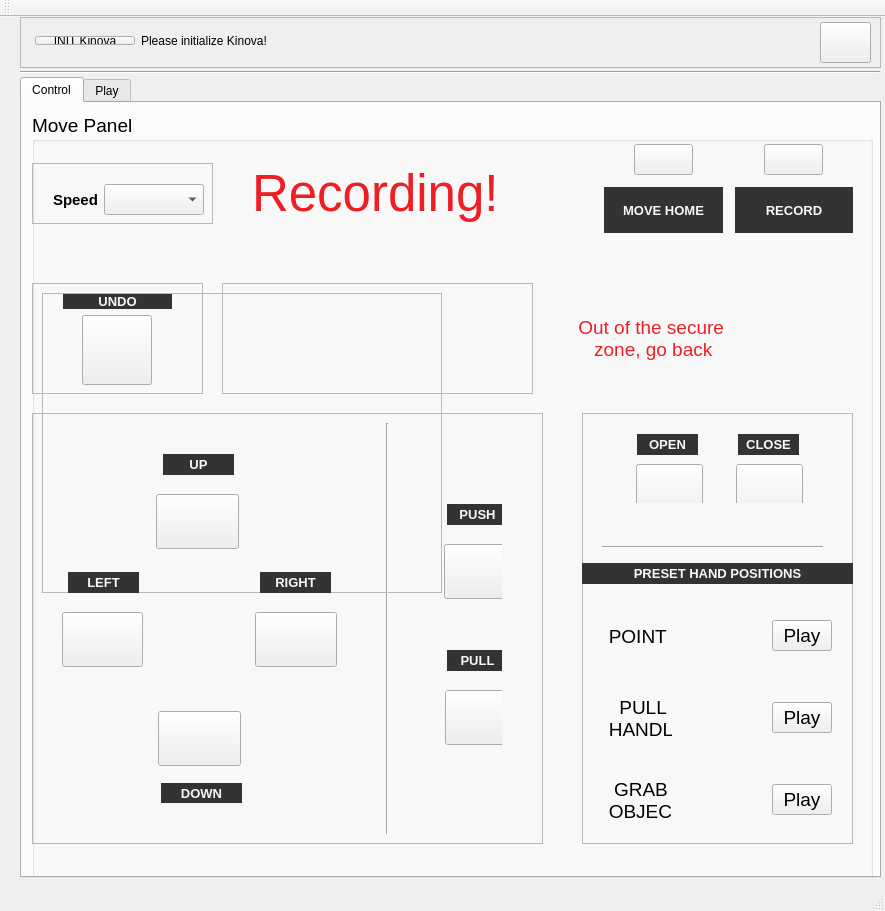
<?xml version="1.0" encoding="UTF-8"?>
<ui version="4.0">
 <class>MainWindow</class>
 <widget class="QMainWindow" name="MainWindow">
  <property name="enabled">
   <bool>true</bool>
  </property>
  <property name="geometry">
   <rect>
    <x>0</x>
    <y>0</y>
    <width>885</width>
    <height>911</height>
   </rect>
  </property>
  <property name="maximumSize">
   <size>
    <width>1025</width>
    <height>2000</height>
   </size>
  </property>
  <property name="windowTitle">
   <string>Kinova Programming Interface</string>
  </property>
  <widget class="QWidget" name="centralWidget">
   <widget class="QTabWidget" name="Play">
    <property name="geometry">
     <rect>
      <x>20</x>
      <y>60</y>
      <width>861</width>
      <height>801</height>
     </rect>
    </property>
    <property name="currentIndex">
     <number>0</number>
    </property>
    <widget class="QWidget" name="simpleControlTab">
     <attribute name="title">
      <string>Control</string>
     </attribute>
     <widget class="QGroupBox" name="groupBox">
      <property name="geometry">
       <rect>
        <x>10</x>
        <y>10</y>
        <width>841</width>
        <height>771</height>
       </rect>
      </property>
      <property name="sizePolicy">
       <sizepolicy hsizetype="Maximum" vsizetype="Preferred">
        <horstretch>44</horstretch>
        <verstretch>0</verstretch>
       </sizepolicy>
      </property>
      <property name="font">
       <font>
        <pointsize>14</pointsize>
       </font>
      </property>
      <property name="title">
       <string>Move Panel</string>
      </property>
      <property name="checkable">
       <bool>false</bool>
      </property>
      <widget class="QFrame" name="frameJoystick">
       <property name="enabled">
        <bool>true</bool>
       </property>
       <property name="geometry">
        <rect>
         <x>10</x>
         <y>180</y>
         <width>400</width>
         <height>300</height>
        </rect>
       </property>
       <property name="styleSheet">
        <string notr="true">image: url(:/imagenes/img/joystick.jpg);</string>
       </property>
       <property name="frameShape">
        <enum>QFrame::StyledPanel</enum>
       </property>
       <property name="frameShadow">
        <enum>QFrame::Raised</enum>
       </property>
      </widget>
      <widget class="QFrame" name="frame">
       <property name="geometry">
        <rect>
         <x>0</x>
         <y>50</y>
         <width>181</width>
         <height>61</height>
        </rect>
       </property>
       <property name="frameShape">
        <enum>QFrame::StyledPanel</enum>
       </property>
       <property name="frameShadow">
        <enum>QFrame::Raised</enum>
       </property>
       <widget class="QWidget" name="horizontalLayoutWidget">
        <property name="geometry">
         <rect>
          <x>10</x>
          <y>10</y>
          <width>168</width>
          <height>41</height>
         </rect>
        </property>
        <layout class="QHBoxLayout" name="horizontalLayout" stretch="0,0">
         <property name="sizeConstraint">
          <enum>QLayout::SetFixedSize</enum>
         </property>
         <item>
          <widget class="QLabel" name="label">
           <property name="font">
            <font>
             <pointsize>11</pointsize>
             <weight>75</weight>
             <bold>true</bold>
            </font>
           </property>
           <property name="autoFillBackground">
            <bool>false</bool>
           </property>
           <property name="styleSheet">
            <string notr="true"/>
           </property>
           <property name="text">
            <string>Speed</string>
           </property>
          </widget>
         </item>
         <item>
          <widget class="QComboWithLogger" name="speedComboBox"/>
         </item>
        </layout>
       </widget>
      </widget>
      <widget class="QFrame" name="frame_2">
       <property name="geometry">
        <rect>
         <x>0</x>
         <y>160</y>
         <width>841</width>
         <height>591</height>
        </rect>
       </property>
       <property name="frameShape">
        <enum>QFrame::NoFrame</enum>
       </property>
       <property name="frameShadow">
        <enum>QFrame::Plain</enum>
       </property>
       <widget class="QFrame" name="frame_13">
        <property name="geometry">
         <rect>
          <x>0</x>
          <y>140</y>
          <width>511</width>
          <height>431</height>
         </rect>
        </property>
        <property name="frameShape">
         <enum>QFrame::StyledPanel</enum>
        </property>
        <property name="frameShadow">
         <enum>QFrame::Raised</enum>
        </property>
        <widget class="QWidget" name="gridLayoutWidget">
         <property name="geometry">
          <rect>
           <x>10</x>
           <y>30</y>
           <width>311</width>
           <height>371</height>
          </rect>
         </property>
         <layout class="QGridLayout" name="gridLayout">
          <item row="0" column="1">
           <widget class="QFrame" name="frame_9">
            <property name="frameShape">
             <enum>QFrame::NoFrame</enum>
            </property>
            <property name="frameShadow">
             <enum>QFrame::Raised</enum>
            </property>
            <property name="lineWidth">
             <number>0</number>
            </property>
            <widget class="QLabel" name="label_13">
             <property name="geometry">
              <rect>
               <x>12</x>
               <y>0</y>
               <width>71</width>
               <height>21</height>
              </rect>
             </property>
             <property name="font">
              <font>
               <pointsize>10</pointsize>
               <weight>75</weight>
               <bold>true</bold>
              </font>
             </property>
             <property name="styleSheet">
              <string notr="true">background-color: rgb(51, 51, 51);
color: rgb(247, 247, 246);
</string>
             </property>
             <property name="text">
              <string>UP</string>
             </property>
             <property name="alignment">
              <set>Qt::AlignCenter</set>
             </property>
            </widget>
            <widget class="QPushButtonExtended" name="upButton">
             <property name="geometry">
              <rect>
               <x>5</x>
               <y>40</y>
               <width>83</width>
               <height>55</height>
              </rect>
             </property>
             <property name="styleSheet">
              <string notr="true">image: url(:/imagenes/img/arrow_up.png);</string>
             </property>
             <property name="text">
              <string/>
             </property>
             <property name="icon">
              <iconset resource="resources.qrc">
               <normaloff>:/imagenes/img/arrow_up.png</normaloff>:/imagenes/img/arrow_up.png</iconset>
             </property>
             <property name="iconSize">
              <size>
               <width>45</width>
               <height>45</height>
              </size>
             </property>
             <property name="flat">
              <bool>false</bool>
             </property>
            </widget>
           </widget>
          </item>
          <item row="1" column="2">
           <widget class="QFrame" name="frame_11">
            <property name="frameShape">
             <enum>QFrame::NoFrame</enum>
            </property>
            <property name="frameShadow">
             <enum>QFrame::Raised</enum>
            </property>
            <property name="lineWidth">
             <number>0</number>
            </property>
            <widget class="QLabel" name="label_19">
             <property name="geometry">
              <rect>
               <x>10</x>
               <y>0</y>
               <width>71</width>
               <height>21</height>
              </rect>
             </property>
             <property name="font">
              <font>
               <pointsize>10</pointsize>
               <weight>75</weight>
               <bold>true</bold>
              </font>
             </property>
             <property name="styleSheet">
              <string notr="true">background-color: rgb(51, 51, 51);
color: rgb(247, 247, 246);
</string>
             </property>
             <property name="text">
              <string>RIGHT</string>
             </property>
             <property name="alignment">
              <set>Qt::AlignCenter</set>
             </property>
            </widget>
            <widget class="QPushButtonExtended" name="rightButton">
             <property name="geometry">
              <rect>
               <x>5</x>
               <y>40</y>
               <width>82</width>
               <height>55</height>
              </rect>
             </property>
             <property name="styleSheet">
              <string notr="true">image: url(:/imagenes/img/arrow_up.png);</string>
             </property>
             <property name="text">
              <string/>
             </property>
             <property name="icon">
              <iconset resource="resources.qrc">
               <normaloff>:/imagenes/img/arrow_right.png</normaloff>:/imagenes/img/arrow_right.png</iconset>
             </property>
             <property name="iconSize">
              <size>
               <width>45</width>
               <height>45</height>
              </size>
             </property>
             <property name="flat">
              <bool>false</bool>
             </property>
            </widget>
           </widget>
          </item>
          <item row="1" column="0">
           <widget class="QFrame" name="frame_12">
            <property name="frameShape">
             <enum>QFrame::NoFrame</enum>
            </property>
            <property name="frameShadow">
             <enum>QFrame::Raised</enum>
            </property>
            <property name="lineWidth">
             <number>0</number>
            </property>
            <widget class="QLabel" name="label_20">
             <property name="geometry">
              <rect>
               <x>15</x>
               <y>0</y>
               <width>71</width>
               <height>21</height>
              </rect>
             </property>
             <property name="font">
              <font>
               <pointsize>10</pointsize>
               <weight>75</weight>
               <bold>true</bold>
              </font>
             </property>
             <property name="styleSheet">
              <string notr="true">background-color: rgb(51, 51, 51);
color: rgb(247, 247, 246);
</string>
             </property>
             <property name="text">
              <string>LEFT</string>
             </property>
             <property name="alignment">
              <set>Qt::AlignCenter</set>
             </property>
            </widget>
            <widget class="QPushButtonExtended" name="leftButton">
             <property name="geometry">
              <rect>
               <x>9</x>
               <y>40</y>
               <width>81</width>
               <height>55</height>
              </rect>
             </property>
             <property name="styleSheet">
              <string notr="true">image: url(:/imagenes/img/arrow_up.png);</string>
             </property>
             <property name="text">
              <string/>
             </property>
             <property name="icon">
              <iconset resource="resources.qrc">
               <normaloff>:/imagenes/img/arrow_left.png</normaloff>:/imagenes/img/arrow_left.png</iconset>
             </property>
             <property name="iconSize">
              <size>
               <width>45</width>
               <height>45</height>
              </size>
             </property>
             <property name="flat">
              <bool>false</bool>
             </property>
            </widget>
           </widget>
          </item>
          <item row="2" column="1">
           <widget class="QFrame" name="frame_10">
            <property name="frameShape">
             <enum>QFrame::NoFrame</enum>
            </property>
            <property name="frameShadow">
             <enum>QFrame::Raised</enum>
            </property>
            <property name="lineWidth">
             <number>0</number>
            </property>
            <widget class="QLabel" name="label_17">
             <property name="geometry">
              <rect>
               <x>10</x>
               <y>92</y>
               <width>81</width>
               <height>21</height>
              </rect>
             </property>
             <property name="font">
              <font>
               <pointsize>10</pointsize>
               <weight>75</weight>
               <bold>true</bold>
              </font>
             </property>
             <property name="styleSheet">
              <string notr="true">background-color: rgb(51, 51, 51);
color: rgb(247, 247, 246);
</string>
             </property>
             <property name="text">
              <string>DOWN</string>
             </property>
             <property name="alignment">
              <set>Qt::AlignCenter</set>
             </property>
            </widget>
            <widget class="QPushButtonExtended" name="downButton">
             <property name="geometry">
              <rect>
               <x>7</x>
               <y>20</y>
               <width>83</width>
               <height>55</height>
              </rect>
             </property>
             <property name="styleSheet">
              <string notr="true">image: url(:/imagenes/img/arrow_up.png);</string>
             </property>
             <property name="text">
              <string/>
             </property>
             <property name="icon">
              <iconset resource="resources.qrc">
               <normaloff>:/imagenes/img/arrow_down.png</normaloff>:/imagenes/img/arrow_down.png</iconset>
             </property>
             <property name="iconSize">
              <size>
               <width>45</width>
               <height>45</height>
              </size>
             </property>
             <property name="flat">
              <bool>false</bool>
             </property>
            </widget>
           </widget>
          </item>
         </layout>
        </widget>
        <widget class="QWidget" name="gridLayoutWidget_3">
         <property name="geometry">
          <rect>
           <x>390</x>
           <y>80</y>
           <width>91</width>
           <height>301</height>
          </rect>
         </property>
         <layout class="QGridLayout" name="gridLayout_3">
          <property name="spacing">
           <number>12</number>
          </property>
          <item row="1" column="0">
           <widget class="QFrame" name="frame_8">
            <property name="frameShape">
             <enum>QFrame::NoFrame</enum>
            </property>
            <property name="frameShadow">
             <enum>QFrame::Raised</enum>
            </property>
            <property name="lineWidth">
             <number>0</number>
            </property>
            <widget class="QPushButtonExtended" name="pullButton_Y">
             <property name="geometry">
              <rect>
               <x>12</x>
               <y>40</y>
               <width>67</width>
               <height>55</height>
              </rect>
             </property>
             <property name="maximumSize">
              <size>
               <width>70</width>
               <height>16777215</height>
              </size>
             </property>
             <property name="text">
              <string/>
             </property>
             <property name="icon">
              <iconset resource="resources.qrc">
               <normaloff>:/imagenes/img/arrow2.png</normaloff>:/imagenes/img/arrow2.png</iconset>
             </property>
             <property name="iconSize">
              <size>
               <width>45</width>
               <height>45</height>
              </size>
             </property>
            </widget>
            <widget class="QLabel" name="label_16">
             <property name="geometry">
              <rect>
               <x>14</x>
               <y>0</y>
               <width>61</width>
               <height>21</height>
              </rect>
             </property>
             <property name="font">
              <font>
               <pointsize>10</pointsize>
               <weight>75</weight>
               <bold>true</bold>
              </font>
             </property>
             <property name="styleSheet">
              <string notr="true">background-color: rgb(51, 51, 51);
color: rgb(247, 247, 246);
</string>
             </property>
             <property name="text">
              <string>PULL</string>
             </property>
             <property name="alignment">
              <set>Qt::AlignCenter</set>
             </property>
            </widget>
           </widget>
          </item>
          <item row="0" column="0">
           <widget class="QFrame" name="frame_7">
            <property name="frameShape">
             <enum>QFrame::NoFrame</enum>
            </property>
            <property name="frameShadow">
             <enum>QFrame::Raised</enum>
            </property>
            <property name="lineWidth">
             <number>0</number>
            </property>
            <widget class="QPushButtonExtended" name="pushButton_Y">
             <property name="geometry">
              <rect>
               <x>11</x>
               <y>40</y>
               <width>67</width>
               <height>55</height>
              </rect>
             </property>
             <property name="maximumSize">
              <size>
               <width>70</width>
               <height>16777215</height>
              </size>
             </property>
             <property name="text">
              <string/>
             </property>
             <property name="icon">
              <iconset resource="resources.qrc">
               <normaloff>:/imagenes/img/arrow1.png</normaloff>:/imagenes/img/arrow1.png</iconset>
             </property>
             <property name="iconSize">
              <size>
               <width>45</width>
               <height>45</height>
              </size>
             </property>
            </widget>
            <widget class="QLabel" name="label_15">
             <property name="geometry">
              <rect>
               <x>14</x>
               <y>0</y>
               <width>61</width>
               <height>21</height>
              </rect>
             </property>
             <property name="font">
              <font>
               <pointsize>10</pointsize>
               <weight>75</weight>
               <bold>true</bold>
              </font>
             </property>
             <property name="styleSheet">
              <string notr="true">background-color: rgb(51, 51, 51);
color: rgb(247, 247, 246);
</string>
             </property>
             <property name="text">
              <string>PUSH</string>
             </property>
             <property name="alignment">
              <set>Qt::AlignCenter</set>
             </property>
            </widget>
           </widget>
          </item>
         </layout>
        </widget>
        <widget class="Line" name="line_2">
         <property name="geometry">
          <rect>
           <x>345</x>
           <y>10</y>
           <width>20</width>
           <height>411</height>
          </rect>
         </property>
         <property name="orientation">
          <enum>Qt::Vertical</enum>
         </property>
        </widget>
       </widget>
       <widget class="QFrame" name="frame_14">
        <property name="geometry">
         <rect>
          <x>550</x>
          <y>140</y>
          <width>271</width>
          <height>431</height>
         </rect>
        </property>
        <property name="frameShape">
         <enum>QFrame::StyledPanel</enum>
        </property>
        <property name="frameShadow">
         <enum>QFrame::Raised</enum>
        </property>
        <widget class="QWidget" name="gridLayoutWidget_4">
         <property name="geometry">
          <rect>
           <x>24</x>
           <y>10</y>
           <width>211</width>
           <height>91</height>
          </rect>
         </property>
         <layout class="QGridLayout" name="gridLayout_4">
          <property name="spacing">
           <number>12</number>
          </property>
          <item row="0" column="0">
           <widget class="QFrame" name="frame_5">
            <property name="frameShape">
             <enum>QFrame::NoFrame</enum>
            </property>
            <property name="frameShadow">
             <enum>QFrame::Raised</enum>
            </property>
            <property name="lineWidth">
             <number>0</number>
            </property>
            <widget class="QPushButtonWithLogger" name="openHandButton">
             <property name="geometry">
              <rect>
               <x>19</x>
               <y>30</y>
               <width>67</width>
               <height>55</height>
              </rect>
             </property>
             <property name="maximumSize">
              <size>
               <width>70</width>
               <height>16777215</height>
              </size>
             </property>
             <property name="text">
              <string/>
             </property>
             <property name="icon">
              <iconset resource="resources.qrc">
               <normaloff>:/imagenes/img/openhand.png</normaloff>:/imagenes/img/openhand.png</iconset>
             </property>
             <property name="iconSize">
              <size>
               <width>45</width>
               <height>45</height>
              </size>
             </property>
            </widget>
            <widget class="QLabel" name="label_12">
             <property name="geometry">
              <rect>
               <x>20</x>
               <y>0</y>
               <width>61</width>
               <height>21</height>
              </rect>
             </property>
             <property name="font">
              <font>
               <pointsize>10</pointsize>
               <weight>75</weight>
               <bold>true</bold>
              </font>
             </property>
             <property name="styleSheet">
              <string notr="true">background-color: rgb(51, 51, 51);
color: rgb(247, 247, 246);
</string>
             </property>
             <property name="text">
              <string>OPEN</string>
             </property>
             <property name="alignment">
              <set>Qt::AlignCenter</set>
             </property>
            </widget>
           </widget>
          </item>
          <item row="0" column="1">
           <widget class="QFrame" name="frame_6">
            <property name="frameShape">
             <enum>QFrame::NoFrame</enum>
            </property>
            <property name="frameShadow">
             <enum>QFrame::Raised</enum>
            </property>
            <widget class="QPushButtonWithLogger" name="closeHandButton">
             <property name="geometry">
              <rect>
               <x>18</x>
               <y>30</y>
               <width>67</width>
               <height>55</height>
              </rect>
             </property>
             <property name="maximumSize">
              <size>
               <width>70</width>
               <height>16777215</height>
              </size>
             </property>
             <property name="text">
              <string/>
             </property>
             <property name="icon">
              <iconset resource="resources.qrc">
               <normaloff>:/imagenes/img/closehand.png</normaloff>:/imagenes/img/closehand.png</iconset>
             </property>
             <property name="iconSize">
              <size>
               <width>45</width>
               <height>45</height>
              </size>
             </property>
            </widget>
            <widget class="QLabel" name="label_14">
             <property name="geometry">
              <rect>
               <x>20</x>
               <y>0</y>
               <width>61</width>
               <height>21</height>
              </rect>
             </property>
             <property name="font">
              <font>
               <pointsize>10</pointsize>
               <weight>75</weight>
               <bold>true</bold>
              </font>
             </property>
             <property name="styleSheet">
              <string notr="true">background-color: rgb(51, 51, 51);
color: rgb(247, 247, 246);
</string>
             </property>
             <property name="text">
              <string>CLOSE</string>
             </property>
             <property name="alignment">
              <set>Qt::AlignCenter</set>
             </property>
            </widget>
           </widget>
          </item>
         </layout>
        </widget>
        <widget class="Line" name="line_3">
         <property name="geometry">
          <rect>
           <x>20</x>
           <y>126</y>
           <width>221</width>
           <height>16</height>
          </rect>
         </property>
         <property name="orientation">
          <enum>Qt::Horizontal</enum>
         </property>
        </widget>
        <widget class="QLabel" name="label_22">
         <property name="geometry">
          <rect>
           <x>326</x>
           <y>210</y>
           <width>93</width>
           <height>32</height>
          </rect>
         </property>
         <property name="font">
          <font>
           <weight>75</weight>
           <bold>true</bold>
          </font>
         </property>
         <property name="styleSheet">
          <string notr="true">background-color: rgb(51, 51, 51);
color: rgb(247, 247, 246);
</string>
         </property>
         <property name="text">
          <string>POINT</string>
         </property>
         <property name="alignment">
          <set>Qt::AlignCenter</set>
         </property>
        </widget>
        <widget class="QWidget" name="gridLayoutWidget_7">
         <property name="geometry">
          <rect>
           <x>0</x>
           <y>180</y>
           <width>261</width>
           <height>251</height>
          </rect>
         </property>
         <layout class="QGridLayout" name="presetHandPositionsLayout_3">
          <property name="spacing">
           <number>20</number>
          </property>
          <item row="1" column="1">
           <widget class="QWidget" name="widget_8" native="true">
            <property name="sizePolicy">
             <sizepolicy hsizetype="Maximum" vsizetype="Maximum">
              <horstretch>0</horstretch>
              <verstretch>0</verstretch>
             </sizepolicy>
            </property>
            <property name="minimumSize">
             <size>
              <width>60</width>
              <height>60</height>
             </size>
            </property>
            <property name="styleSheet">
             <string notr="true">image: url(:/imagenes/img/handleGrasp.png);</string>
            </property>
           </widget>
          </item>
          <item row="1" column="2" alignment="Qt::AlignHCenter">
           <widget class="QPushButtonWithLogger" name="playPullPosition">
            <property name="maximumSize">
             <size>
              <width>60</width>
              <height>16777215</height>
             </size>
            </property>
            <property name="text">
             <string>Play</string>
            </property>
           </widget>
          </item>
          <item row="0" column="2" alignment="Qt::AlignHCenter">
           <widget class="QPushButtonWithLogger" name="playPointPosition">
            <property name="maximumSize">
             <size>
              <width>60</width>
              <height>16777215</height>
             </size>
            </property>
            <property name="text">
             <string>Play</string>
            </property>
           </widget>
          </item>
          <item row="0" column="1">
           <widget class="QWidget" name="widget_9" native="true">
            <property name="sizePolicy">
             <sizepolicy hsizetype="Maximum" vsizetype="Maximum">
              <horstretch>0</horstretch>
              <verstretch>0</verstretch>
             </sizepolicy>
            </property>
            <property name="minimumSize">
             <size>
              <width>60</width>
              <height>60</height>
             </size>
            </property>
            <property name="styleSheet">
             <string notr="true">image: url(:/imagenes/img/point.png);</string>
            </property>
           </widget>
          </item>
          <item row="2" column="2" alignment="Qt::AlignHCenter">
           <widget class="QPushButtonWithLogger" name="playGraspPosition">
            <property name="maximumSize">
             <size>
              <width>60</width>
              <height>16777215</height>
             </size>
            </property>
            <property name="text">
             <string>Play</string>
            </property>
           </widget>
          </item>
          <item row="2" column="1">
           <widget class="QWidget" name="widget_10" native="true">
            <property name="sizePolicy">
             <sizepolicy hsizetype="Maximum" vsizetype="Maximum">
              <horstretch>0</horstretch>
              <verstretch>0</verstretch>
             </sizepolicy>
            </property>
            <property name="minimumSize">
             <size>
              <width>60</width>
              <height>60</height>
             </size>
            </property>
            <property name="styleSheet">
             <string notr="true">image: url(:/imagenes/img/graspObject.png);</string>
            </property>
           </widget>
          </item>
          <item row="0" column="0">
           <widget class="QLabel" name="label_2">
            <property name="text">
             <string>   POINT</string>
            </property>
           </widget>
          </item>
          <item row="1" column="0">
           <widget class="QLabel" name="label_3">
            <property name="text">
             <string>     PULL 
   HANDLE</string>
            </property>
           </widget>
          </item>
          <item row="2" column="0">
           <widget class="QLabel" name="label_4">
            <property name="text">
             <string>    GRAB 
   OBJECT</string>
            </property>
           </widget>
          </item>
         </layout>
        </widget>
        <widget class="QLabel" name="label_36">
         <property name="geometry">
          <rect>
           <x>0</x>
           <y>150</y>
           <width>271</width>
           <height>21</height>
          </rect>
         </property>
         <property name="font">
          <font>
           <pointsize>10</pointsize>
           <weight>75</weight>
           <bold>true</bold>
          </font>
         </property>
         <property name="styleSheet">
          <string notr="true">background-color: rgb(51, 51, 51);
color: rgb(247, 247, 246);
</string>
         </property>
         <property name="text">
          <string>PRESET HAND POSITIONS</string>
         </property>
         <property name="alignment">
          <set>Qt::AlignCenter</set>
         </property>
        </widget>
       </widget>
       <widget class="QFrame" name="frame_15">
        <property name="geometry">
         <rect>
          <x>0</x>
          <y>10</y>
          <width>171</width>
          <height>111</height>
         </rect>
        </property>
        <property name="frameShape">
         <enum>QFrame::StyledPanel</enum>
        </property>
        <property name="frameShadow">
         <enum>QFrame::Raised</enum>
        </property>
        <widget class="QWidget" name="verticalLayoutWidget">
         <property name="geometry">
          <rect>
           <x>20</x>
           <y>0</y>
           <width>131</width>
           <height>110</height>
          </rect>
         </property>
         <layout class="QVBoxLayout" name="verticalLayout">
          <item>
           <widget class="QLabel" name="label_28">
            <property name="maximumSize">
             <size>
              <width>16777215</width>
              <height>22</height>
             </size>
            </property>
            <property name="font">
             <font>
              <pointsize>10</pointsize>
              <weight>75</weight>
              <bold>true</bold>
             </font>
            </property>
            <property name="styleSheet">
             <string notr="true">background-color: rgb(51, 51, 51);
color: rgb(247, 247, 246);
</string>
            </property>
            <property name="text">
             <string>UNDO</string>
            </property>
            <property name="alignment">
             <set>Qt::AlignCenter</set>
            </property>
           </widget>
          </item>
          <item alignment="Qt::AlignHCenter|Qt::AlignBottom">
           <widget class="QPushButtonWithLogger" name="undoButton">
            <property name="minimumSize">
             <size>
              <width>70</width>
              <height>70</height>
             </size>
            </property>
            <property name="maximumSize">
             <size>
              <width>80</width>
              <height>80</height>
             </size>
            </property>
            <property name="styleSheet">
             <string notr="true">image: url(:/imagenes/img/undo.png);</string>
            </property>
            <property name="text">
             <string/>
            </property>
            <property name="icon">
             <iconset resource="resources.qrc">
              <normaloff>:/imagenes/img/undo.png</normaloff>:/imagenes/img/undo.png</iconset>
            </property>
            <property name="iconSize">
             <size>
              <width>60</width>
              <height>60</height>
             </size>
            </property>
           </widget>
          </item>
         </layout>
        </widget>
       </widget>
       <widget class="QFrame" name="frame_16">
        <property name="geometry">
         <rect>
          <x>190</x>
          <y>10</y>
          <width>311</width>
          <height>111</height>
         </rect>
        </property>
        <property name="frameShape">
         <enum>QFrame::StyledPanel</enum>
        </property>
        <property name="frameShadow">
         <enum>QFrame::Raised</enum>
        </property>
        <widget class="QWidget" name="forcescale" native="true">
         <property name="geometry">
          <rect>
           <x>0</x>
           <y>0</y>
           <width>150</width>
           <height>109</height>
          </rect>
         </property>
         <property name="maximumSize">
          <size>
           <width>150</width>
           <height>16777215</height>
          </size>
         </property>
         <property name="styleSheet">
          <string notr="true">image: url(:/imagenes/img/noForce.png);</string>
         </property>
        </widget>
        <widget class="QWidget" name="forcestatusicon" native="true">
         <property name="geometry">
          <rect>
           <x>153</x>
           <y>6</y>
           <width>150</width>
           <height>61</height>
          </rect>
         </property>
         <property name="minimumSize">
          <size>
           <width>150</width>
           <height>50</height>
          </size>
         </property>
         <property name="maximumSize">
          <size>
           <width>150</width>
           <height>16777215</height>
          </size>
         </property>
        </widget>
        <widget class="QLabel" name="forcestatuslabel">
         <property name="geometry">
          <rect>
           <x>179</x>
           <y>75</y>
           <width>100</width>
           <height>30</height>
          </rect>
         </property>
         <property name="minimumSize">
          <size>
           <width>0</width>
           <height>0</height>
          </size>
         </property>
         <property name="maximumSize">
          <size>
           <width>150</width>
           <height>50</height>
          </size>
         </property>
         <property name="text">
          <string/>
         </property>
         <property name="alignment">
          <set>Qt::AlignCenter</set>
         </property>
        </widget>
       </widget>
       <widget class="QLabel" name="boundingBoxLabel">
        <property name="geometry">
         <rect>
          <x>540</x>
          <y>30</y>
          <width>67</width>
          <height>17</height>
         </rect>
        </property>
        <property name="text">
         <string/>
        </property>
       </widget>
       <widget class="QLabel" name="warningBB_label">
        <property name="geometry">
         <rect>
          <x>520</x>
          <y>20</y>
          <width>301</width>
          <height>91</height>
         </rect>
        </property>
        <property name="styleSheet">
         <string notr="true">color: rgb(237, 31, 36);
font: 25pt &quot;Ubuntu&quot;;</string>
        </property>
        <property name="text">
         <string>     Out of the secure  
        zone, go back</string>
        </property>
       </widget>
      </widget>
      <widget class="QLabel" name="recordingLabel">
       <property name="geometry">
        <rect>
         <x>220</x>
         <y>50</y>
         <width>291</width>
         <height>61</height>
        </rect>
       </property>
       <property name="font">
        <font>
         <family>Ubuntu</family>
         <pointsize>38</pointsize>
         <weight>50</weight>
         <italic>false</italic>
         <bold>false</bold>
        </font>
       </property>
       <property name="styleSheet">
        <string notr="true">color: rgb(237, 31, 36);
font: 38pt &quot;Ubuntu&quot;;</string>
       </property>
       <property name="text">
        <string>Recording!</string>
       </property>
       <property name="textFormat">
        <enum>Qt::RichText</enum>
       </property>
      </widget>
      <widget class="QWidget" name="gridLayoutWidget_5">
       <property name="geometry">
        <rect>
         <x>561</x>
         <y>20</y>
         <width>271</width>
         <height>111</height>
        </rect>
       </property>
       <layout class="QGridLayout" name="gridLayout_5">
        <property name="sizeConstraint">
         <enum>QLayout::SetMinimumSize</enum>
        </property>
        <property name="spacing">
         <number>12</number>
        </property>
        <item row="0" column="1" alignment="Qt::AlignHCenter">
         <widget class="QPushButtonWithLogger" name="record_Button">
          <property name="maximumSize">
           <size>
            <width>80</width>
            <height>16777215</height>
           </size>
          </property>
          <property name="text">
           <string/>
          </property>
          <property name="icon">
           <iconset resource="resources.qrc">
            <normaloff>:/imagenes/img/record.png</normaloff>:/imagenes/img/record.png</iconset>
          </property>
          <property name="iconSize">
           <size>
            <width>60</width>
            <height>60</height>
           </size>
          </property>
          <property name="checkable">
           <bool>true</bool>
          </property>
          <property name="checked">
           <bool>false</bool>
          </property>
         </widget>
        </item>
        <item row="1" column="1">
         <widget class="QLabel" name="label_record_stop">
          <property name="maximumSize">
           <size>
            <width>128</width>
            <height>16777215</height>
           </size>
          </property>
          <property name="font">
           <font>
            <pointsize>10</pointsize>
            <weight>75</weight>
            <bold>true</bold>
           </font>
          </property>
          <property name="styleSheet">
           <string notr="true">background-color: rgb(51, 51, 51);
color: rgb(247, 247, 246);
</string>
          </property>
          <property name="text">
           <string>RECORD</string>
          </property>
          <property name="alignment">
           <set>Qt::AlignCenter</set>
          </property>
         </widget>
        </item>
        <item row="0" column="0" alignment="Qt::AlignHCenter">
         <widget class="QPushButtonWithLogger" name="homeButton">
          <property name="maximumSize">
           <size>
            <width>80</width>
            <height>16777215</height>
           </size>
          </property>
          <property name="text">
           <string/>
          </property>
          <property name="icon">
           <iconset resource="resources.qrc">
            <normaloff>:/imagenes/img/homeIcon.png</normaloff>:/imagenes/img/homeIcon.png</iconset>
          </property>
          <property name="iconSize">
           <size>
            <width>60</width>
            <height>60</height>
           </size>
          </property>
         </widget>
        </item>
        <item row="1" column="0">
         <widget class="QLabel" name="label_record_stop_2">
          <property name="maximumSize">
           <size>
            <width>129</width>
            <height>16777215</height>
           </size>
          </property>
          <property name="font">
           <font>
            <pointsize>10</pointsize>
            <weight>75</weight>
            <bold>true</bold>
           </font>
          </property>
          <property name="styleSheet">
           <string notr="true">background-color: rgb(51, 51, 51);
color: rgb(247, 247, 246);
</string>
          </property>
          <property name="text">
           <string> MOVE HOME </string>
          </property>
          <property name="alignment">
           <set>Qt::AlignCenter</set>
          </property>
         </widget>
        </item>
       </layout>
      </widget>
      <widget class="QLabel" name="forceCheck">
       <property name="geometry">
        <rect>
         <x>270</x>
         <y>10</y>
         <width>111</width>
         <height>61</height>
        </rect>
       </property>
       <property name="font">
        <font>
         <pointsize>26</pointsize>
        </font>
       </property>
       <property name="text">
        <string/>
       </property>
      </widget>
     </widget>
    </widget>
    <widget class="QWidget" name="playTab">
     <attribute name="title">
      <string>Play</string>
     </attribute>
     <widget class="QGroupBox" name="playBox">
      <property name="geometry">
       <rect>
        <x>10</x>
        <y>30</y>
        <width>841</width>
        <height>731</height>
       </rect>
      </property>
      <property name="title">
       <string>Play Panel</string>
      </property>
      <widget class="QFrame" name="frame_4">
       <property name="geometry">
        <rect>
         <x>0</x>
         <y>30</y>
         <width>841</width>
         <height>701</height>
        </rect>
       </property>
       <property name="frameShape">
        <enum>QFrame::StyledPanel</enum>
       </property>
       <property name="frameShadow">
        <enum>QFrame::Raised</enum>
       </property>
      </widget>
     </widget>
    </widget>
   </widget>
   <widget class="Line" name="line">
    <property name="geometry">
     <rect>
      <x>20</x>
      <y>50</y>
      <width>860</width>
      <height>10</height>
     </rect>
    </property>
    <property name="orientation">
     <enum>Qt::Horizontal</enum>
    </property>
   </widget>
   <widget class="QFrame" name="frame_3">
    <property name="geometry">
     <rect>
      <x>20</x>
      <y>0</y>
      <width>861</width>
      <height>51</height>
     </rect>
    </property>
    <property name="frameShape">
     <enum>QFrame::StyledPanel</enum>
    </property>
    <property name="frameShadow">
     <enum>QFrame::Raised</enum>
    </property>
    <widget class="QWidget" name="horizontalLayoutWidget_2">
     <property name="geometry">
      <rect>
       <x>4</x>
       <y>8</y>
       <width>331</width>
       <height>31</height>
      </rect>
     </property>
     <layout class="QHBoxLayout" name="horizontalLayout_3">
      <item>
       <widget class="QPushButtonWithLogger" name="initKinovaButton">
        <property name="maximumSize">
         <size>
          <width>100</width>
          <height>16777215</height>
         </size>
        </property>
        <property name="text">
         <string>INIT Kinova</string>
        </property>
       </widget>
      </item>
      <item>
       <widget class="QLabel" name="status_label">
        <property name="maximumSize">
         <size>
          <width>200</width>
          <height>16777215</height>
         </size>
        </property>
        <property name="text">
         <string>Please initialize Kinova!</string>
        </property>
       </widget>
      </item>
      <item>
       <widget class="QWidget" name="status_icon" native="true">
        <property name="maximumSize">
         <size>
          <width>40</width>
          <height>16777215</height>
         </size>
        </property>
        <property name="styleSheet">
         <string notr="true">image: url(:/imagenes/img/warning.png);</string>
        </property>
       </widget>
      </item>
     </layout>
    </widget>
    <widget class="QPushButtonWithLogger" name="configButton">
     <property name="geometry">
      <rect>
       <x>800</x>
       <y>5</y>
       <width>51</width>
       <height>41</height>
      </rect>
     </property>
     <property name="text">
      <string/>
     </property>
     <property name="icon">
      <iconset resource="resources.qrc">
       <normaloff>:/imagenes/img/config.png</normaloff>:/imagenes/img/config.png</iconset>
     </property>
     <property name="iconSize">
      <size>
       <width>64</width>
       <height>64</height>
      </size>
     </property>
    </widget>
    <widget class="QLabel" name="participantIdLabel">
     <property name="geometry">
      <rect>
       <x>750</x>
       <y>15</y>
       <width>41</width>
       <height>21</height>
      </rect>
     </property>
     <property name="font">
      <font>
       <pointsize>17</pointsize>
       <weight>75</weight>
       <bold>true</bold>
      </font>
     </property>
     <property name="text">
      <string/>
     </property>
    </widget>
   </widget>
  </widget>
  <widget class="QMenuBar" name="menuBar">
   <property name="geometry">
    <rect>
     <x>0</x>
     <y>0</y>
     <width>885</width>
     <height>25</height>
    </rect>
   </property>
  </widget>
  <widget class="QToolBar" name="mainToolBar">
   <attribute name="toolBarArea">
    <enum>TopToolBarArea</enum>
   </attribute>
   <attribute name="toolBarBreak">
    <bool>false</bool>
   </attribute>
  </widget>
  <widget class="QStatusBar" name="statusBar"/>
  <action name="actionSave_Recorded_Trajectory">
   <property name="text">
    <string>Recorded trajectory</string>
   </property>
  </action>
  <action name="actionSave_Arm_Current_Position">
   <property name="text">
    <string>Current arm position</string>
   </property>
  </action>
  <action name="actionSave_current_fingers_position">
   <property name="text">
    <string>Current fingers position</string>
   </property>
  </action>
  <action name="actionSave_full_position_arm_fingers">
   <property name="text">
    <string>Full position (arm and fingers)</string>
   </property>
  </action>
 </widget>
 <layoutdefault spacing="6" margin="11"/>
 <customwidgets>
  <customwidget>
   <class>QPushButtonExtended</class>
   <extends>QPushButton</extends>
   <header>qpushbuttonextended.h</header>
  </customwidget>
  <customwidget>
   <class>QPushButtonWithLogger</class>
   <extends>QPushButton</extends>
   <header>qpushbuttonwithlogger.h</header>
  </customwidget>
  <customwidget>
   <class>QComboWithLogger</class>
   <extends>QComboBox</extends>
   <header>qcombowithlogger.h</header>
  </customwidget>
 </customwidgets>
 <resources>
  <include location="resources.qrc"/>
 </resources>
 <connections/>
</ui>
